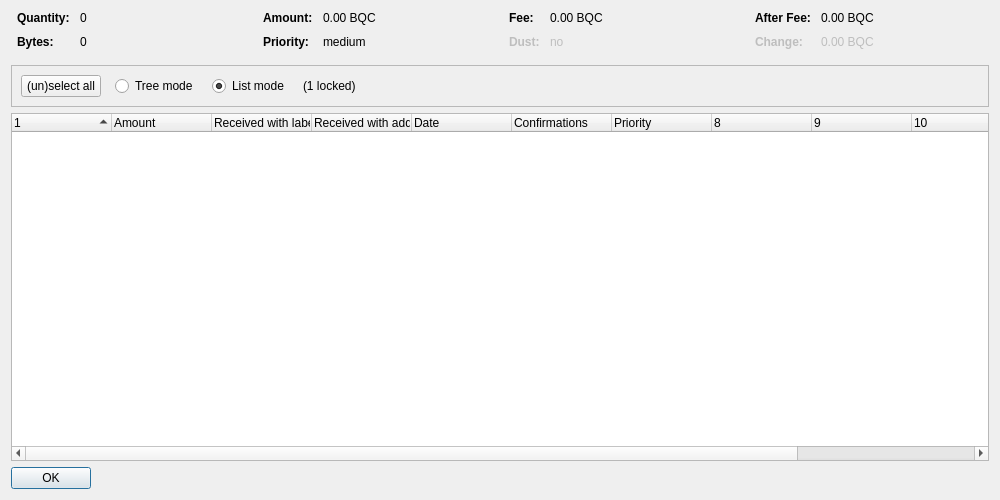
<?xml version="1.0" encoding="UTF-8"?>
<ui version="4.0">
 <class>CoinControlDialog</class>
 <widget class="QDialog" name="CoinControlDialog">
  <property name="geometry">
   <rect>
    <x>0</x>
    <y>0</y>
    <width>1000</width>
    <height>500</height>
   </rect>
  </property>
  <property name="windowTitle">
   <string>Coin Selection</string>
  </property>
  <layout class="QVBoxLayout" name="verticalLayout">
   <item>
    <layout class="QHBoxLayout" name="horizontalLayoutTop" stretch="0,0,0,0">
     <property name="topMargin">
      <number>0</number>
     </property>
     <property name="bottomMargin">
      <number>10</number>
     </property>
     <item>
      <layout class="QFormLayout" name="formLayoutCoinControl1">
       <property name="horizontalSpacing">
        <number>10</number>
       </property>
       <property name="verticalSpacing">
        <number>10</number>
       </property>
       <property name="leftMargin">
        <number>6</number>
       </property>
       <property name="rightMargin">
        <number>6</number>
       </property>
       <item row="0" column="0">
        <widget class="QLabel" name="labelCoinControlQuantityText">
         <property name="font">
          <font>
           <weight>75</weight>
           <bold>true</bold>
          </font>
         </property>
         <property name="text">
          <string>Quantity:</string>
         </property>
        </widget>
       </item>
       <item row="0" column="1">
        <widget class="QLabel" name="labelCoinControlQuantity">
         <property name="cursor">
          <cursorShape>IBeamCursor</cursorShape>
         </property>
         <property name="contextMenuPolicy">
          <enum>Qt::ActionsContextMenu</enum>
         </property>
         <property name="text">
          <string notr="true">0</string>
         </property>
         <property name="textInteractionFlags">
          <set>Qt::LinksAccessibleByMouse|Qt::TextSelectableByKeyboard|Qt::TextSelectableByMouse</set>
         </property>
        </widget>
       </item>
       <item row="1" column="0">
        <widget class="QLabel" name="labelCoinControlBytesText">
         <property name="font">
          <font>
           <weight>75</weight>
           <bold>true</bold>
          </font>
         </property>
         <property name="text">
          <string>Bytes:</string>
         </property>
        </widget>
       </item>
       <item row="1" column="1">
        <widget class="QLabel" name="labelCoinControlBytes">
         <property name="cursor">
          <cursorShape>IBeamCursor</cursorShape>
         </property>
         <property name="contextMenuPolicy">
          <enum>Qt::ActionsContextMenu</enum>
         </property>
         <property name="text">
          <string notr="true">0</string>
         </property>
         <property name="textInteractionFlags">
          <set>Qt::LinksAccessibleByMouse|Qt::TextSelectableByKeyboard|Qt::TextSelectableByMouse</set>
         </property>
        </widget>
       </item>
      </layout>
     </item>
     <item>
      <layout class="QFormLayout" name="formLayoutCoinControl2">
       <property name="horizontalSpacing">
        <number>10</number>
       </property>
       <property name="verticalSpacing">
        <number>10</number>
       </property>
       <property name="leftMargin">
        <number>6</number>
       </property>
       <property name="rightMargin">
        <number>6</number>
       </property>
       <item row="0" column="0">
        <widget class="QLabel" name="labelCoinControlAmountText">
         <property name="font">
          <font>
           <weight>75</weight>
           <bold>true</bold>
          </font>
         </property>
         <property name="text">
          <string>Amount:</string>
         </property>
        </widget>
       </item>
       <item row="0" column="1">
        <widget class="QLabel" name="labelCoinControlAmount">
         <property name="cursor">
          <cursorShape>IBeamCursor</cursorShape>
         </property>
         <property name="contextMenuPolicy">
          <enum>Qt::ActionsContextMenu</enum>
         </property>
         <property name="text">
          <string notr="true">0.00 BQC</string>
         </property>
         <property name="textInteractionFlags">
          <set>Qt::LinksAccessibleByMouse|Qt::TextSelectableByKeyboard|Qt::TextSelectableByMouse</set>
         </property>
        </widget>
       </item>
       <item row="1" column="0">
        <widget class="QLabel" name="labelCoinControlPriorityText">
         <property name="font">
          <font>
           <weight>75</weight>
           <bold>true</bold>
          </font>
         </property>
         <property name="text">
          <string>Priority:</string>
         </property>
        </widget>
       </item>
       <item row="1" column="1">
        <widget class="QLabel" name="labelCoinControlPriority">
         <property name="cursor">
          <cursorShape>IBeamCursor</cursorShape>
         </property>
         <property name="contextMenuPolicy">
          <enum>Qt::ActionsContextMenu</enum>
         </property>
         <property name="text">
          <string notr="true">medium</string>
         </property>
         <property name="textInteractionFlags">
          <set>Qt::LinksAccessibleByMouse|Qt::TextSelectableByKeyboard|Qt::TextSelectableByMouse</set>
         </property>
        </widget>
       </item>
      </layout>
     </item>
     <item>
      <layout class="QFormLayout" name="formLayoutCoinControl3">
       <property name="horizontalSpacing">
        <number>10</number>
       </property>
       <property name="verticalSpacing">
        <number>10</number>
       </property>
       <property name="leftMargin">
        <number>6</number>
       </property>
       <property name="rightMargin">
        <number>6</number>
       </property>
       <item row="0" column="0">
        <widget class="QLabel" name="labelCoinControlFeeText">
         <property name="font">
          <font>
           <weight>75</weight>
           <bold>true</bold>
          </font>
         </property>
         <property name="text">
          <string>Fee:</string>
         </property>
        </widget>
       </item>
       <item row="0" column="1">
        <widget class="QLabel" name="labelCoinControlFee">
         <property name="cursor">
          <cursorShape>IBeamCursor</cursorShape>
         </property>
         <property name="contextMenuPolicy">
          <enum>Qt::ActionsContextMenu</enum>
         </property>
         <property name="text">
          <string notr="true">0.00 BQC</string>
         </property>
         <property name="textInteractionFlags">
          <set>Qt::LinksAccessibleByMouse|Qt::TextSelectableByKeyboard|Qt::TextSelectableByMouse</set>
         </property>
        </widget>
       </item>
       <item row="1" column="0">
        <widget class="QLabel" name="labelCoinControlLowOutputText">
         <property name="enabled">
          <bool>false</bool>
         </property>
         <property name="font">
          <font>
           <weight>75</weight>
           <bold>true</bold>
          </font>
         </property>
         <property name="text">
          <string>Dust:</string>
         </property>
        </widget>
       </item>
       <item row="1" column="1">
        <widget class="QLabel" name="labelCoinControlLowOutput">
         <property name="enabled">
          <bool>false</bool>
         </property>
         <property name="cursor">
          <cursorShape>IBeamCursor</cursorShape>
         </property>
         <property name="contextMenuPolicy">
          <enum>Qt::ActionsContextMenu</enum>
         </property>
         <property name="text">
          <string notr="true">no</string>
         </property>
         <property name="textInteractionFlags">
          <set>Qt::LinksAccessibleByMouse|Qt::TextSelectableByKeyboard|Qt::TextSelectableByMouse</set>
         </property>
        </widget>
       </item>
      </layout>
     </item>
     <item>
      <layout class="QFormLayout" name="formLayoutCoinControl4">
       <property name="horizontalSpacing">
        <number>10</number>
       </property>
       <property name="verticalSpacing">
        <number>10</number>
       </property>
       <property name="leftMargin">
        <number>6</number>
       </property>
       <property name="rightMargin">
        <number>6</number>
       </property>
       <item row="0" column="0">
        <widget class="QLabel" name="labelCoinControlAfterFeeText">
         <property name="font">
          <font>
           <weight>75</weight>
           <bold>true</bold>
          </font>
         </property>
         <property name="text">
          <string>After Fee:</string>
         </property>
        </widget>
       </item>
       <item row="0" column="1">
        <widget class="QLabel" name="labelCoinControlAfterFee">
         <property name="cursor">
          <cursorShape>IBeamCursor</cursorShape>
         </property>
         <property name="contextMenuPolicy">
          <enum>Qt::ActionsContextMenu</enum>
         </property>
         <property name="text">
          <string notr="true">0.00 BQC</string>
         </property>
         <property name="textInteractionFlags">
          <set>Qt::LinksAccessibleByMouse|Qt::TextSelectableByKeyboard|Qt::TextSelectableByMouse</set>
         </property>
        </widget>
       </item>
       <item row="1" column="0">
        <widget class="QLabel" name="labelCoinControlChangeText">
         <property name="enabled">
          <bool>false</bool>
         </property>
         <property name="font">
          <font>
           <weight>75</weight>
           <bold>true</bold>
          </font>
         </property>
         <property name="text">
          <string>Change:</string>
         </property>
        </widget>
       </item>
       <item row="1" column="1">
        <widget class="QLabel" name="labelCoinControlChange">
         <property name="enabled">
          <bool>false</bool>
         </property>
         <property name="cursor">
          <cursorShape>IBeamCursor</cursorShape>
         </property>
         <property name="contextMenuPolicy">
          <enum>Qt::ActionsContextMenu</enum>
         </property>
         <property name="text">
          <string notr="true">0.00 BQC</string>
         </property>
         <property name="textInteractionFlags">
          <set>Qt::LinksAccessibleByMouse|Qt::TextSelectableByKeyboard|Qt::TextSelectableByMouse</set>
         </property>
        </widget>
       </item>
      </layout>
     </item>
    </layout>
   </item>
   <item>
    <widget class="QFrame" name="frame">
     <property name="minimumSize">
      <size>
       <width>0</width>
       <height>40</height>
      </size>
     </property>
     <property name="frameShape">
      <enum>QFrame::StyledPanel</enum>
     </property>
     <property name="frameShadow">
      <enum>QFrame::Sunken</enum>
     </property>
     <layout class="QHBoxLayout" name="horizontalLayout">
      <item>
       <layout class="QHBoxLayout" name="horizontalLayoutPanel" stretch="0,0,0,0,0">
        <property name="spacing">
         <number>14</number>
        </property>
        <item>
         <widget class="QPushButton" name="pushButtonSelectAll">
          <property name="sizePolicy">
           <sizepolicy hsizetype="Maximum" vsizetype="Fixed">
            <horstretch>0</horstretch>
            <verstretch>0</verstretch>
           </sizepolicy>
          </property>
          <property name="text">
           <string>(un)select all</string>
          </property>
          <property name="autoDefault">
           <bool>false</bool>
          </property>
         </widget>
        </item>
        <item>
         <widget class="QRadioButton" name="radioTreeMode">
          <property name="sizePolicy">
           <sizepolicy hsizetype="Maximum" vsizetype="Fixed">
            <horstretch>0</horstretch>
            <verstretch>0</verstretch>
           </sizepolicy>
          </property>
          <property name="text">
           <string>Tree mode</string>
          </property>
         </widget>
        </item>
        <item>
         <widget class="QRadioButton" name="radioListMode">
          <property name="sizePolicy">
           <sizepolicy hsizetype="Maximum" vsizetype="Fixed">
            <horstretch>0</horstretch>
            <verstretch>0</verstretch>
           </sizepolicy>
          </property>
          <property name="text">
           <string>List mode</string>
          </property>
          <property name="checked">
           <bool>true</bool>
          </property>
         </widget>
        </item>
        <item>
         <widget class="QLabel" name="labelLocked">
          <property name="text">
           <string notr="true">(1 locked)</string>
          </property>
         </widget>
        </item>
        <item>
         <spacer name="horizontalSpacer">
          <property name="orientation">
           <enum>Qt::Horizontal</enum>
          </property>
          <property name="sizeHint" stdset="0">
           <size>
            <width>40</width>
            <height>20</height>
           </size>
          </property>
         </spacer>
        </item>
       </layout>
      </item>
     </layout>
    </widget>
   </item>
   <item>
    <widget class="CoinControlTreeWidget" name="treeWidget">
     <property name="contextMenuPolicy">
      <enum>Qt::CustomContextMenu</enum>
     </property>
     <property name="sortingEnabled">
      <bool>false</bool>
     </property>
     <property name="columnCount">
      <number>12</number>
     </property>
     <attribute name="headerShowSortIndicator" stdset="0">
      <bool>true</bool>
     </attribute>
     <attribute name="headerStretchLastSection">
      <bool>false</bool>
     </attribute>
     <column>
      <property name="text">
       <string/>
      </property>
     </column>
     <column>
      <property name="text">
       <string>Amount</string>
      </property>
     </column>
     <column>
      <property name="text">
       <string>Received with label</string>
      </property>
     </column>
     <column>
      <property name="text">
       <string>Received with address</string>
      </property>
     </column>
     <column>
      <property name="text">
       <string>Date</string>
      </property>
     </column>
     <column>
      <property name="text">
       <string>Confirmations</string>
      </property>
      <property name="toolTip">
       <string>Confirmed</string>
      </property>
     </column>
     <column>
      <property name="text">
       <string>Priority</string>
      </property>
     </column>
     <column>
      <property name="text">
       <string/>
      </property>
     </column>
     <column>
      <property name="text">
       <string/>
      </property>
     </column>
     <column>
      <property name="text">
       <string/>
      </property>
     </column>
     <column>
      <property name="text">
       <string/>
      </property>
     </column>
     <column>
      <property name="text">
       <string/>
      </property>
     </column>
    </widget>
   </item>
   <item>
    <widget class="QDialogButtonBox" name="buttonBox">
     <property name="sizePolicy">
      <sizepolicy hsizetype="Maximum" vsizetype="Fixed">
       <horstretch>0</horstretch>
       <verstretch>0</verstretch>
      </sizepolicy>
     </property>
     <property name="orientation">
      <enum>Qt::Horizontal</enum>
     </property>
     <property name="standardButtons">
      <set>QDialogButtonBox::Ok</set>
     </property>
    </widget>
   </item>
  </layout>
 </widget>
 <customwidgets>
  <customwidget>
   <class>CoinControlTreeWidget</class>
   <extends>QTreeWidget</extends>
   <header>coincontroltreewidget.h</header>
  </customwidget>
 </customwidgets>
 <resources/>
 <connections/>
</ui>
